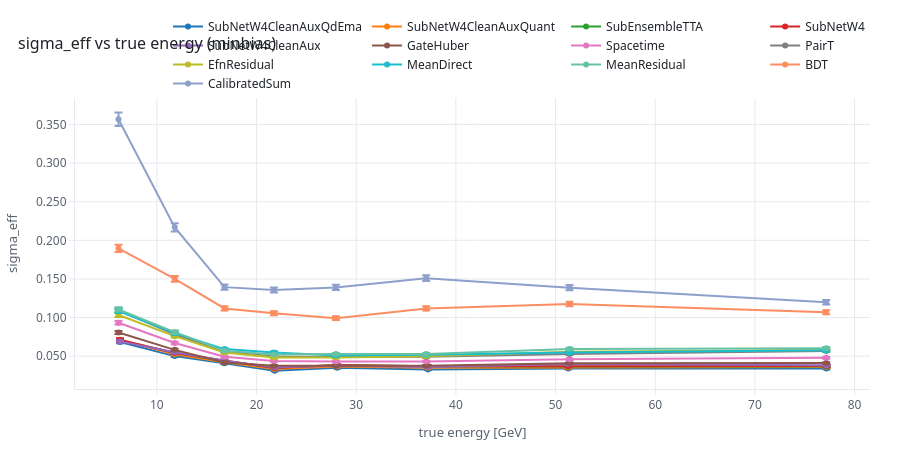

Notebook cell for this chart:
### Markdown cell above
## ifig2 · sigma_eff vs true energy (minbias)

8 quantile bins in true energy, x = bin median, error bars 0.96 sigma / sqrt(n).

### Code cell
ref_mb = data[("minbias", "GateHuber")]
edges_E_mb = qedges(ref_mb["true"])
fig2 = go.Figure()
for m in ORDER:
    d = data.get(("minbias", m))
    if d is None:
        continue
    xs, ys, es = qbin(d["true"], d["true"], d["pred"], edges_E_mb)
    fig2.add_scatter(x=xs, y=ys, error_y=dict(type="data", array=es), mode="lines+markers",
                     name=m, line=dict(color=CMAP[m]))
polish(fig2, "sigma_eff vs true energy (minbias)", "true energy [GeV]", "sigma_eff")
fig2.update_layout(height=H)
export(fig2, FIGDIR / "ifig2_vsE_by_arch.html")
fig2.show()

### Figure 1 — Plotly figure (JSON) as saved in the notebook; plotly's stock layout.template omitted (floating-point values rounded to 4 significant figures)
{"data": [{"error_y": {"array": [0.001738, 0.001312, 0.001045, 0.0007996, 0.0008885, 0.0008767, 0.0009047, 0.0009065], "type": "data"}, "line": {"color": "#1F77B4"}, "mode": "lines+markers", "name": "SubNetW4CleanAuxQdEma", "type": "scatter", "x": [6.302, 11.79, 16.78, 21.82, 28.09, 37.19, 51.27, 77.18], "y": [0.0684, 0.0501, 0.0407, 0.0312, 0.035, 0.0329, 0.0339, 0.0339]}, {"error_y": {"array": [0.001799, 0.001375, 0.001081, 0.0008535, 0.0009291, 0.0009299, 0.0009394, 0.0009626], "type": "data"}, "line": {"color": "#FF7F0E"}, "mode": "lines+markers", "name": "SubNetW4CleanAuxQuant", "type": "scatter", "x": [6.302, 11.79, 16.78, 21.82, 28.09, 37.19, 51.27, 77.18], "y": [0.0708, 0.0525, 0.0421, 0.0333, 0.0366, 0.0349, 0.0352, 0.036]}, {"error_y": {"array": [0.001794, 0.001422, 0.001122, 0.0008945, 0.0009799, 0.0009832, 0.0009768, 0.000984], "type": "data"}, "line": {"color": "#2CA02C"}, "mode": "lines+markers", "name": "SubEnsembleTTA", "type": "scatter", "x": [6.302, 11.79, 16.78, 21.82, 28.09, 37.19, 51.27, 77.18], "y": [0.0706, 0.0543, 0.0437, 0.0349, 0.0386, 0.0369, 0.0366, 0.0368]}, {"error_y": {"array": [0.001814, 0.00142, 0.001137, 0.0008919, 0.0009774, 0.0009859, 0.0009848, 0.001], "type": "data"}, "line": {"color": "#D62728"}, "mode": "lines+markers", "name": "SubNetW4", "type": "scatter", "x": [6.302, 11.79, 16.78, 21.82, 28.09, 37.19, 51.27, 77.18], "y": [0.0714, 0.0542, 0.0443, 0.0348, 0.0385, 0.037, 0.0369, 0.0374]}, {"error_y": {"array": [0.001753, 0.001446, 0.001134, 0.000915, 0.0009571, 0.0009593, 0.001062, 0.001027], "type": "data"}, "line": {"color": "#9467BD"}, "mode": "lines+markers", "name": "SubNetW4CleanAux", "type": "scatter", "x": [6.302, 11.79, 16.78, 21.82, 28.09, 37.19, 51.27, 77.18], "y": [0.069, 0.0552, 0.0442, 0.0357, 0.0377, 0.036, 0.0398, 0.0384]}, {"error_y": {"array": [0.001981, 0.001429, 0.001029, 0.0009234, 0.0009256, 0.0009234, 0.001002, 0.001009], "type": "data"}, "line": {"color": "#8C564B"}, "mode": "lines+markers", "name": "GateHuber", "type": "scatter", "x": [6.15, 11.79, 16.79, 21.74, 27.96, 37.02, 51.4, 77.15], "y": [0.0807, 0.0582, 0.0419, 0.0376, 0.0377, 0.0376, 0.0408, 0.0411]}, {"error_y": {"array": [0.002291, 0.001648, 0.001208, 0.001073, 0.001056, 0.001058, 0.001127, 0.001176], "type": "data"}, "line": {"color": "#E377C2"}, "mode": "lines+markers", "name": "Spacetime", "type": "scatter", "x": [6.15, 11.79, 16.79, 21.74, 27.96, 37.02, 51.4, 77.15], "y": [0.0933, 0.0671, 0.0492, 0.0437, 0.043, 0.0431, 0.0459, 0.0479]}, {"error_y": {"array": [0.002688, 0.001925, 0.00138, 0.001218, 0.001198, 0.001208, 0.001299, 0.001392], "type": "data"}, "line": {"color": "#7F7F7F"}, "mode": "lines+markers", "name": "PairT", "type": "scatter", "x": [6.15, 11.79, 16.79, 21.74, 27.96, 37.02, 51.4, 77.15], "y": [0.1095, 0.0784, 0.0562, 0.0496, 0.0488, 0.0492, 0.0529, 0.0567]}, {"error_y": {"array": [0.002539, 0.001864, 0.001346, 0.001186, 0.001188, 0.001228, 0.001365, 0.001424], "type": "data"}, "line": {"color": "#BCBD22"}, "mode": "lines+markers", "name": "EfnResidual", "type": "scatter", "x": [6.15, 11.79, 16.79, 21.74, 27.96, 37.02, 51.4, 77.15], "y": [0.1034, 0.0759, 0.0548, 0.0483, 0.0484, 0.05, 0.0556, 0.058]}, {"error_y": {"array": [0.002664, 0.00196, 0.001454, 0.001348, 0.001252, 0.00127, 0.001348, 0.001414], "type": "data"}, "line": {"color": "#17BECF"}, "mode": "lines+markers", "name": "MeanDirect", "type": "scatter", "x": [6.15, 11.79, 16.79, 21.74, 27.96, 37.02, 51.4, 77.15], "y": [0.1085, 0.0798, 0.0592, 0.0549, 0.051, 0.0517, 0.0549, 0.0576]}, {"error_y": {"array": [0.002713, 0.001992, 0.001402, 0.001284, 0.001294, 0.001294, 0.001459, 0.00148], "type": "data"}, "line": {"color": "rgb(102,194,165)"}, "mode": "lines+markers", "name": "MeanResidual", "type": "scatter", "x": [6.15, 11.79, 16.79, 21.74, 27.96, 37.02, 51.4, 77.15], "y": [0.1105, 0.0811, 0.0571, 0.0523, 0.0527, 0.0527, 0.0594, 0.0603]}, {"error_y": {"array": [0.004652, 0.003689, 0.002746, 0.002593, 0.002435, 0.002746, 0.002886, 0.002627], "type": "data"}, "line": {"color": "rgb(252,141,98)"}, "mode": "lines+markers", "name": "BDT", "type": "scatter", "x": [6.15, 11.79, 16.79, 21.74, 27.96, 37.02, 51.4, 77.15], "y": [0.1895, 0.1502, 0.1118, 0.1056, 0.0992, 0.1118, 0.1175, 0.107]}, {"error_y": {"array": [0.008757, 0.005324, 0.003424, 0.003333, 0.003413, 0.003708, 0.003406, 0.002944], "type": "data"}, "line": {"color": "rgb(141,160,203)"}, "mode": "lines+markers", "name": "CalibratedSum", "type": "scatter", "x": [6.15, 11.79, 16.79, 21.74, 27.96, 37.02, 51.4, 77.15], "y": [0.3567, 0.2168, 0.1394, 0.1357, 0.139, 0.151, 0.1387, 0.1199]}], "layout": {"font": {"color": "#1F2328", "family": "ui-sans-serif, system-ui, 'Segoe UI', Helvetica, Arial", "size": 13}, "height": 450, "hovermode": "x unified", "legend": {"bgcolor": "rgba(0,0,0,0)", "font": {"size": 12}, "orientation": "h", "x": 1.0, "xanchor": "right", "y": 1.0, "yanchor": "bottom"}, "margin": {"b": 60, "l": 70, "r": 30, "t": 70}, "paper_bgcolor": "white", "plot_bgcolor": "white", "title": {"font": {"size": 16}, "text": "sigma_eff vs true energy (minbias)", "x": 0.02, "xanchor": "left"}, "xaxis": {"gridcolor": "#E6E9EF", "linecolor": "#E6E9EF", "tickcolor": "#E6E9EF", "tickfont": {"color": "#59636E", "size": 12}, "ticks": "outside", "title": {"font": {"color": "#59636E", "size": 13}, "text": "true energy [GeV]"}, "zeroline": false}, "yaxis": {"gridcolor": "#E6E9EF", "linecolor": "#E6E9EF", "tickcolor": "#E6E9EF", "tickfont": {"color": "#59636E", "size": 12}, "tickformat": ".3f", "ticks": "outside", "title": {"font": {"color": "#59636E", "size": 13}, "text": "sigma_eff"}, "zeroline": false}}}
